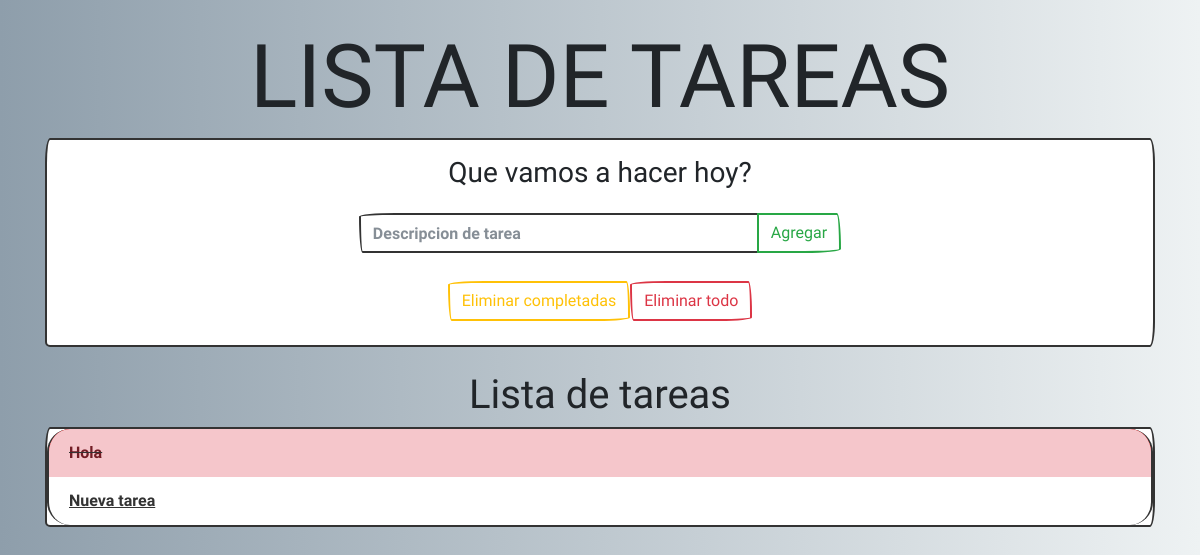
The app's page /, older data.
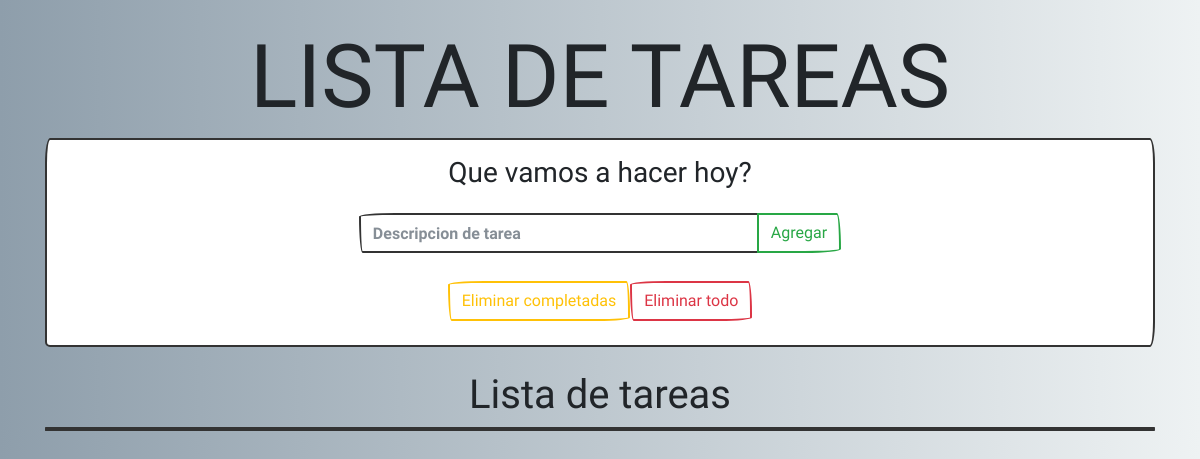
The same page, newer data.
### todolist/models.py (models this page shows, shortened)
class Todolist(models.Model):
    text = models.CharField(max_length=100)
    completed = models.BooleanField(default=False)

### todolist/views.py (the view)
# urls.py: path('', views.index, name='index'),
def index(request):
    todo_items = Todolist.objects.order_by('id')
    form = TodoListForm()
    context = {'todo_items' : todo_items, 'form': form}
    return render(request, 'todolist/index.html', context)

### todolist/forms.py
class TodoListForm(forms.Form):
    text = forms.CharField(max_length=100,
        widget = forms.TextInput(
            attrs={'class':'form-control', 'placeholder':'Descripcion de tarea', 'style':'width:400px', 'aria-label':'Todo', 'aria-describedby':'add-btn', 'autofocus':True},
        ))

### todolist/templates/todolist/index.html (shortened to what this page needs)
{% load static %}
<!DOCTYPE html>
<html lang="en">
<head>
    <link rel="stylesheet" href="{% static 'todolist/css/main.css' %}">
    <link rel="stylesheet" href="https://bootswatch.com/4/sketchy/bootstrap.min.css">
</head>
<body>
    <div class="container">
        <h1 class="display-2 mt-4 text-center">LISTA DE TAREAS</h1>
    </div>
    <div class="container">
        <div class="card">
            <div class="card-title">
                <div class="row justify-content-center pt-3 pb-3">
                    <h3>Que vamos a hacer hoy?</h3>
                </div>
                <div class="row justify-content-center">
                    <form action="{% url 'add' %}" method="POST" role="form">
                        <div class="form-group">
                            <div class="input-group mb-3">
                                {{ form.text }}
                                <div class="input-group-append">
                                    <button class="btn btn-outline-success" id="add-btn" type="submit">Agregar</button>
                                </div>
                            </div>
                        </div>
                    </form>
                </div>
            </div>
                <div class="row justify-content-center mb-4">
                    <a href="{% url 'deletecompleted' %}">
                        <button class="btn btn-outline-warning">Eliminar completadas</button>
                    </a>
                    <a href="{% url 'deleteall' %}">
                        <button class="btn btn-outline-danger">Eliminar todo</button>
                    </a>
                </div>
        </div>
    </div>
    <div class="container">
        <h1 class="text-center mt-4">
            Lista de tareas
        </h1>
        <div class="card">
            <ul class="list-group">
                {% for item in todo_items %}
                <a href="{% url 'completed' item.id %}" Class="{% if item.completed %}todo-completed {% endif %}">
                    <li class="{% if item.completed %} list-group-item list-group-item-danger {% else %} list-group-item {%endif %}"">{{item.text}}</li>
                </a>
                {% endfor %}
            </ul>
        </div>
    </div>
</body>
</html>

Row changes from the older to the newer data that the page shows:
removed Todolist: text "Hola", completed True (drawn)
removed Todolist: text "Nueva tarea", completed False (drawn)
